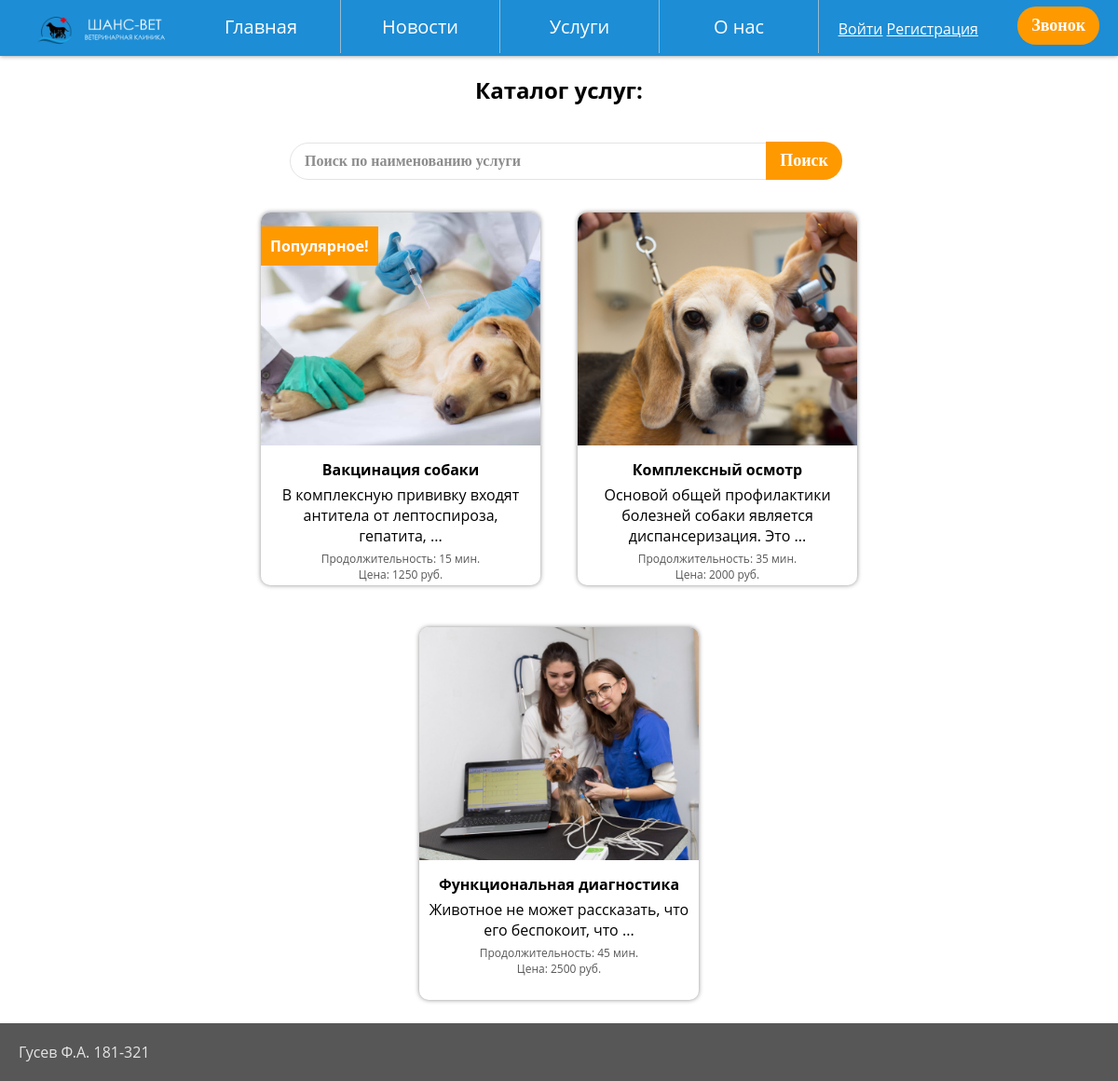
/catalog.php?direction=2, run on the app's committed database.
### tables this page shows
CREATE TABLE `tours` (
  `id_tour` int(11) NOT NULL,
  `title` varchar(100) NOT NULL,
  `description` varchar(500) NOT NULL,
  `length` int(11) NOT NULL,
  `duration` int(11) NOT NULL,
  `image` varchar(200) NOT NULL,
  `popular` tinyint(1) NOT NULL,
  `id_direction` int(11) NOT NULL
);

### catalog.php (the view, shortened to what this page needs)
<!doctype html>
<html lang="ru">
  <head>
    <link rel="stylesheet" type="text/css" href="css/style.css">
    <link rel="stylesheet" type="text/css" href="css/steps.css">
  </head>
  <body>
        <nav>
        <ul id="navbar">
        <li id="title"><img src="img/car.png" id="logo"></li>
                <li><a href="index.php">Главная</a></li>
                <li><a href="#">Новости</a></li>
                <li><a href="#">Услуги</a>
                </li>
                <li><a href="#">О нас</a></li>
              </ul>
              <div class="auth">
                  <a class="popup-open" href="#">Войти</a>
                  <a class="" href="registration.php">Регистрация</a>
              </div>
              <button class="order-trip">Звонок</button>
            </nav>
    <?php
        require_once 'connection.php';
        $link = mysqli_connect($host, $user, $password, $database)
            or die("Ошибка " . mysqli_error($link));
        $search_q=$_POST['search_q'];
        if ($search_q) {
            $search_q = trim($search_q);
            $search_q = strip_tags($search_q);
            $q= mysqli_query($link, "SELECT * FROM `tours` WHERE title LIKE '%$search_q%'");
            while ($r_p = $q->fetch_assoc()) {
                $query = "SELECT * FROM `tours` WHERE id_tour = ".$r_p["id_tour"]."";
            }
        } else {
            $query ="SELECT * FROM tours WHERE id_direction = ".$_GET["direction"]."";
        }
    ?>
     <section class="all-tours">
     <h1>Каталог услуг:</h1>
     <form method="post" action="catalog.php" style="width: 100%;">
            <div class="input-group mb-3">
                    <input type="text" class="search-inpt" name="search_q" placeholder="Поиск по наименованию услуги">
                        <button class="search-btn" type="submit">Поиск</button>
                </div>
            </form>
    <?php
                $result = mysqli_query($link, $query) or die("Ошибка " . mysqli_error($link));
                if($result)
                {
                    while($row = mysqli_fetch_array($result)) {
                        $article = preg_match("/^((\S+\s){8})/s", $row["description"], $m) ? $m[1]: $row["description"];
                        if ($row["popular"] == "1") {
                          $span = '<span>Популярное!</span>';
                        } else {$span = '';}
                       print '<figure><a class="link-black" href="tour.php?tour='.$row["id_tour"].'">
                          <img class="photo-land" src="'.$row["image"].'">'.$span.'
                          <figcaption>
                            <h4>'.$row["title"].'</h4>
                            <p>'.$article.'...</p>
                            <div class="info">Продолжительность: '.$row["length"].' мин.</div>
                            <div class="info">Цена: '.$row["duration"].' руб. </div>
                            </figcaption>
                            </a>
                        </figure>';
                      }
                };
      ?>
  </section>
    <footer>
      Гусев Ф.А. 181-321
    </footer>
     </body>
</html>

### css/style.css (style rules this page uses)
* { margin: 0; padding: 0; }
body { font-family: 'Montserrat', 'Open Sans', sans-serif; }
a { color: #fff; }
.link-black { color: #000; text-decoration: none; }
#logo { width: 170px; }
#navbar, #navbar ul { margin: 0; padding: 0; list-style-type: none; }
#navbar { height: 60px; background-color: #1D8DD5; box-shadow: 0 0 5px #8d8c8c; padding-left: 25px; min-width: 470px; font-size: 20px; }
#navbar li { float: left; position: relative; height: 100%; }
#navbar li a { display: block; padding: 15px 10px 15px 10px; width: 150px; color: #fff; border-right: 0.5px solid rgb(151, 188, 211); text-decoration: none; text-align: center; }
.auth { position: absolute; top: 20px; right: 150px; }
button { background: #f90; color: #fff; padding: 10px 15px; border-radius: 20px; border: 0; font-family: 'Century Gothic'; font-weight: bold; font-size: 18px; }
input, textarea, select { padding: 10px 15px; border-radius: 20px; border: 1px solid #e4e4e4; font-family: 'Century Gothic'; font-weight: bold; font-size: 16px; margin: 15px; }
::placeholder { color: #8d8d8d; }
.search-inpt { border-radius: 20px 0 0 20px; width: 40vw; margin-right: -5px; margin-top: 20px; }
.search-btn { border-radius: 0 20px 20px 0; display: inline-block; margin-left: 0; }
.order-trip { position: absolute; top: 7px; right: 20px; }
h1, h3 { text-align: center; margin: 20px 0 20px 0; }
h4, p { margin-bottom: 5px; }
.all-tours { padding: 0 20vw 0 20vw; text-align: center; }
figure { width: 300px; height: 400px; box-shadow: 0 0 5px #8d8c8c; position: relative; margin: 20px; border-radius: 10px; overflow: hidden; display: inline-block; }
figure span { position: absolute; top: 15px; left: 0px; background: #f90; color: white; padding: 10px; font-weight: bold; }
figcaption { padding: 10px; }
.info { font-size: 12px; color: #575757; }
.photo-land { height: 250px; }
footer { background: #575757; padding: 20px; color: #e4e4e4; }

### data on the page
tours: image (picture), popular "Популярное!", title "Вакцинация собаки", description "В комплексную прививку входят антитела от лептоспироза, гепатита,", length "15", duration "1250"
tours: image (picture), title "Комплексный осмотр", description "Основой общей профилактики болезней собаки является диспансеризация. Это", length "35", duration "2000"
tours: image (picture), title "Функциональная диагностика", description "Животное не может рассказать, что его беспокоит, что", length "45", duration "2500"
